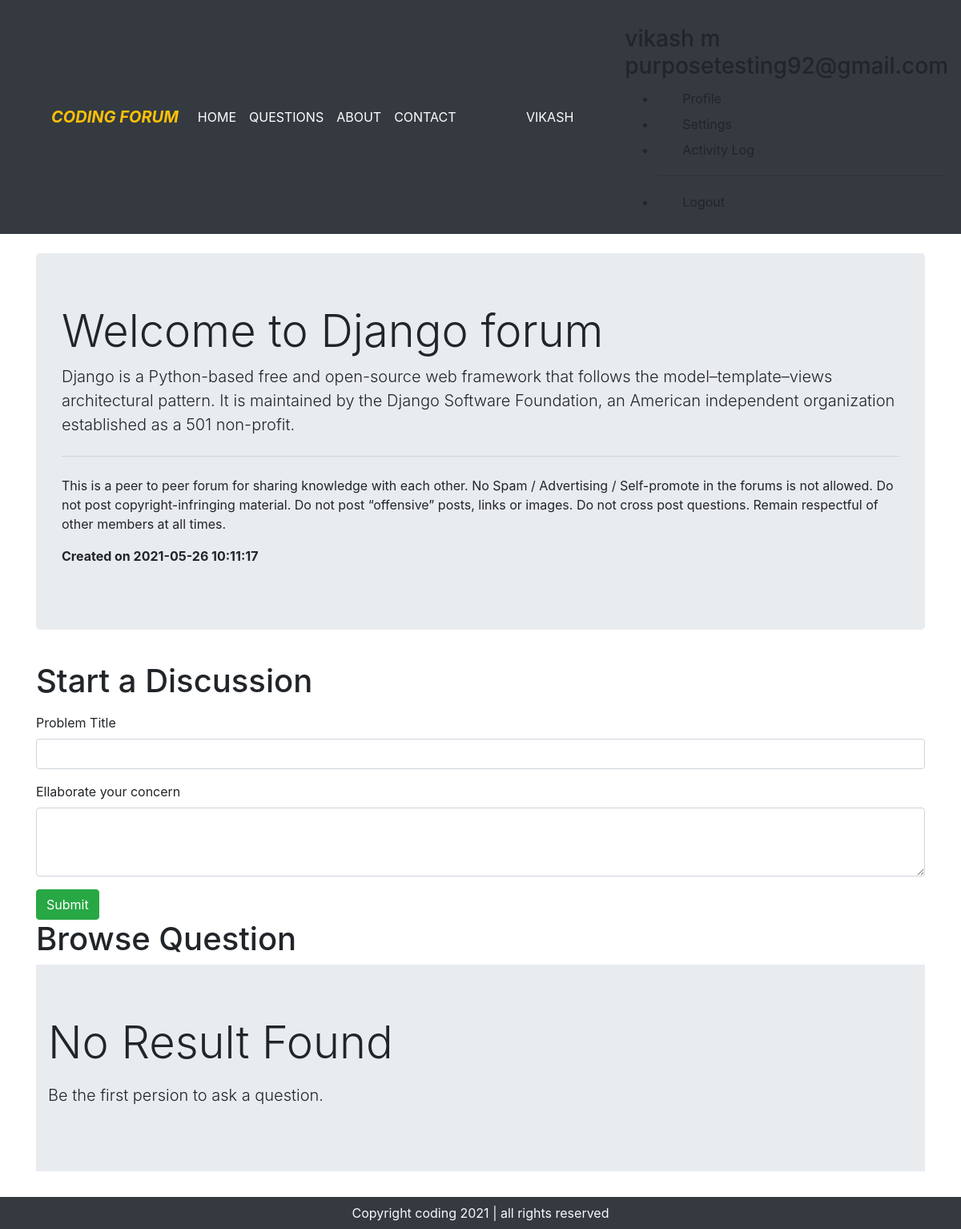
Page /threadlist.php?cat_id=3 (signed in) on the committed database.
### tables this page shows
CREATE TABLE `categories` (
  `category_id` int(8) NOT NULL,
  `category_name` varchar(255) NOT NULL,
  `category_description` varchar(255) NOT NULL,
  `created` datetime NOT NULL DEFAULT current_timestamp()
);

### threadlist.php (the view, shortened to what this page needs)
<?php
    include 'partials/dbconnection.php';
?>
<!doctype html>
<html lang="en">
<head>
    <link rel="stylesheet" href="https://maxcdn.bootstrapcdn.com/bootstrap/4.0.0/css/bootstrap.min.css"
>
</head>
<body id="top">
    <?php include 'partials/header.php'; ?>
    <?php
                  if(isset($_REQUEST['cat_id']) == true){
                      $id = $_REQUEST['cat_id'];
                      $sql1 = "select * from categories where category_id = '$id'";
                      $query1 = mysqli_query($conn, $sql1);
                      while($row = mysqli_fetch_array($query1)){
                          echo '<div class="container my-4">
                            <div class="jumbotron">
                                <h1 class="display-4">Welcome to '.$row['category_name'].' forum</h1>
                                <p class="lead">'.$row['category_description'].'</p>
                                <hr class="my-4">
                                <p>This is a peer to peer forum for sharing knowledge with each other. No Spam / Advertising /
                                Self-promote in the forums is not allowed. Do not post copyright-infringing material.
                                Do not post “offensive” posts, links or images.
                                Do not cross post questions.
                                Remain respectful of other members at all times.</p>
                                <p><b>Created on '.$row['created'].'</b></p>
                            </div>
                        </div>';
                       }
                    }
    ?>
    <div class="container">
        <h1 class="py-2">Start a Discussion</h1>
        <?php
        if(isset($_SESSION['loggedin']) && $_SESSION['loggedin'] == true ){
                        echo '<form action="'.$_SERVER['REQUEST_URI'].'" method="post">
                                    <div class="form-group">
                                        <label for="exampleInputEmail1">Problem Title</label>
                                        <input type="text" class="form-control" id="title" name="title" aria-describedby="emailHelp">
                                    </div>
                                    <div class="form-group">
                                        <label for="exampleInputPassword1">Ellaborate your concern</label>
                                        <textarea name="desc" id="desc" class="form-control" rows="3"></textarea>
                                    </div>
                                    <button type="submit" class="btn btn-success">Submit</button>
                                </form>';
                    }
                    else{
                        echo "<p>You are not logged in. Please loggin for drop you query here</p>";
                    }
    ?>
    </div>
    <div class="container">
        <h1>Browse Question</h1>
        <?php
            if(isset($_REQUEST['cat_id']) == true){
                      $id = $_REQUEST['cat_id'];
                      $sql = "select * from que_threads where thread_cat_id = '$id'";
                      $result = mysqli_query($conn, $sql);
                      $row = mysqli_num_rows($result);
                  if($row > 0){
                      while($row1 = mysqli_fetch_array($result)){
                          $id = $row1['thread_id'];
                        echo '<div class="media my-3">
                                <img src="images/image2.png" width="54px" class="mr-3" alt="...">
                                <div class="media-body">
                                    <h5 class="mt-0"><a href="thread.php?threadid='.$id.'" class="text-dark">'.$row1['thread_title'].'</a></h5>
                                    '.$row1['thread_desc'].'
                                </div>
                            </div>';
                       }
                  }
                  else{
                       echo '<div class="jumbotron jumbotron-fluid">
                      <div class="container">
                        <p class="display-4">No Result Found</p>
                        <p class="lead">Be the first persion to ask a question.</p>
                      </div>
                    </div>';
                  }
              }
     ?>
    </div>
    <?php include 'partials/footer.php'; ?>
</body>
</html>

### rows in the picture
categories: category_name "Django", category_description "Django is a Python-based free and open-source web framework that follows the model–template–views architectural pattern. It is maintained by the Django Software Foundation, an American independent organization established as a 501 non-profit.", created "2021-05-26 10:11:17"

### other values in the picture
$_SESSION['firstname'] "VIKASH"
$_SESSION['firstname'] "vikash"
$_SESSION['lastname'] "m"
$_SESSION['username'] "purposetesting92@gmail.com"
